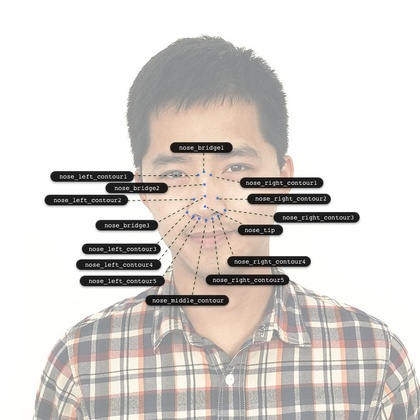
%> input picture apidoc/face++/asset/http/bj-mc-prod-asset.oss-cn-beijing.aliyuncs.com/wiki-pic/2n .jpg, 420 x 420 px, shrunk from 800 x 800 before the run
$ octave --eval "result = bianma6(imread('../../../apidoc/face++/asset/http/bj-mc-prod-asset.oss-cn-beijing.aliyuncs.com/wiki-pic/2n .jpg'));"   (GNU Octave 9; MATLAB toolbox functions it lacks are replaced by stand-ins)
%> lines starting %> are read from the running program, lines starting %| are printed output that depends on the picture; in (x1, y1, x2, y2) boxes, pixels count from 0 and x2, y2 are one past the last pixel; in counts of white or black regions, pixels touching at a corner belong together; the program's own positions count from 1
%%两核滤波器,带角度旋转的
%%先计算一个单高斯滤波器，然后图像滤波。最后通过列的距离相减
function A_f=bianma6(A)

[a b]=size(A);
%> a = 420; b = 1260

fn=5;
alf=1.7;
dist=6;%%需要调整的参数

H1=fspecial('gaussian',fn,alf);


A_j1 = imfilter(A,H1);
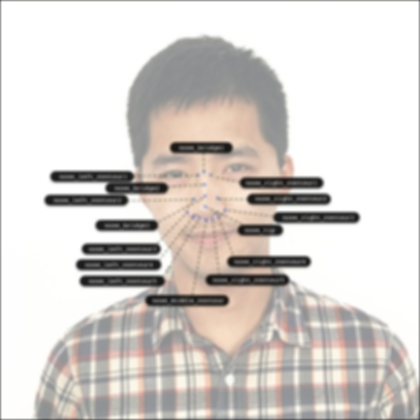
%> A_j1: size 420x420x3 uint8; mean R, G, B 214, 209.3, 205.7


A_j2=A_j1;
for i=1:(b-dist)
    for j=1:(a-dist)
        A_j2(j,i)=A_j1(j,i)-A_j1(j+dist,i+dist);
    end
end
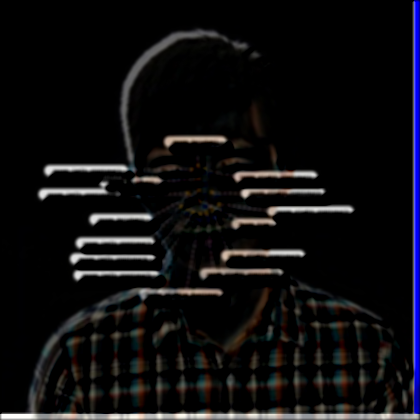
%> A_j2: size 420x420x3 uint8; mean R, G, B 15.1, 14.3, 16.5

%%二值化
for i=1:a
    for j=1:b
        if A_j2(i,j)>0
            A_f(i,j)=1;
        else
            A_f(i,j)=0;
        end
    end
end
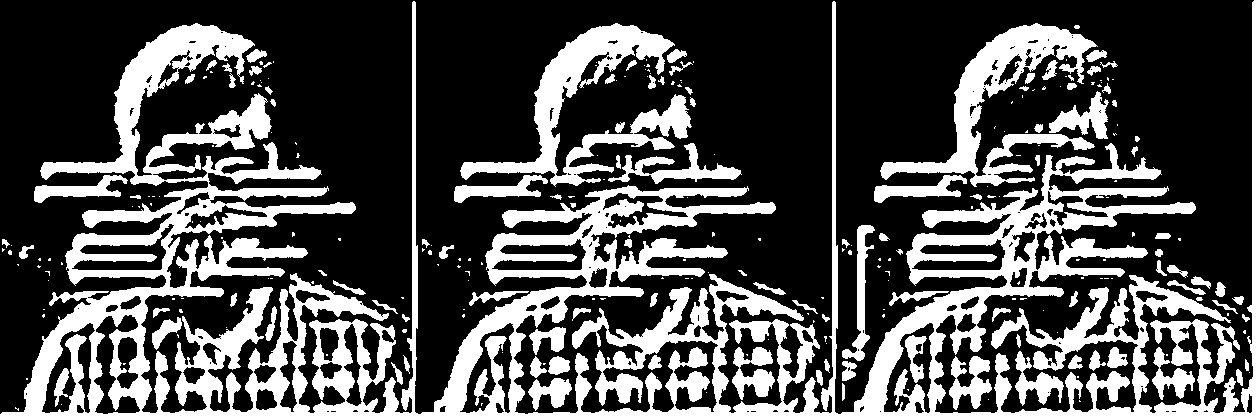
%> A_f: size 420x1260 double; values 0 (black) and 1 (white), 30.8% white; 274 white regions (168 under 20 px), largest, box (x1, y1, x2, y2) and area: (0, 0, 1260, 420) 121059, (460, 23, 692, 187) 10165, (880, 23, 1098, 187) 9133

$ run again, on apidoc/face++/asset/http/bj-mc-prod-asset.oss-cn-beijing.aliyuncs.com/wiki-pic/Gesture16.jpg
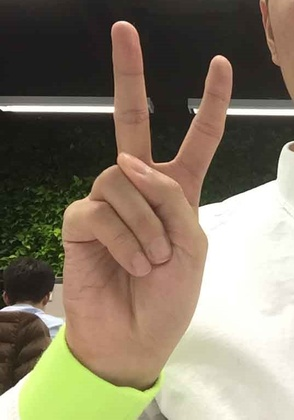
%> input picture apidoc/face++/asset/http/bj-mc-prod-asset.oss-cn-beijing.aliyuncs.com/wiki-pic/Gesture16.jpg, 294 x 420 px, shrunk from 537 x 766 before the run
%> after the loop in bianma6, `for i=1:(b-dist)`:
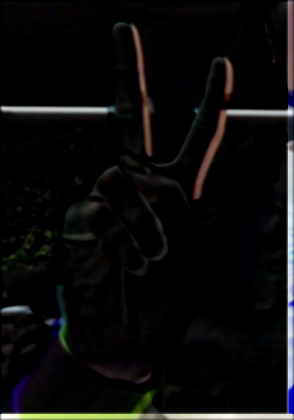
%> A_j2: size 420x294x3 uint8; mean R, G, B 11.9, 11.6, 11.3
%> after the loop in bianma6, `for i=1:a`:
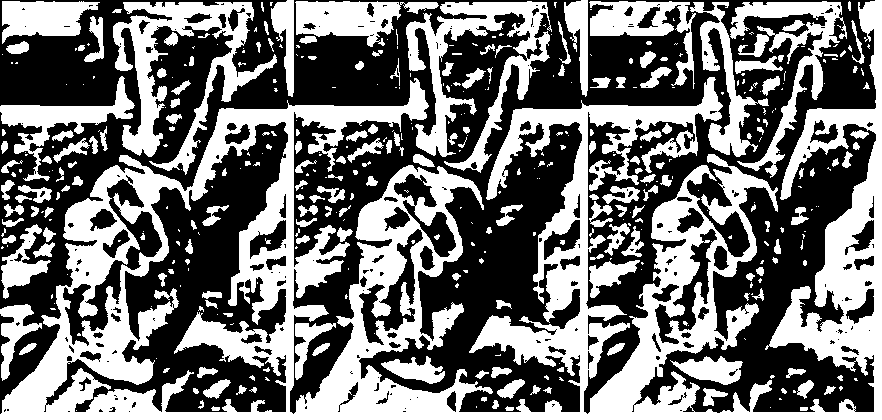
%> A_f: size 420x882 double; values 0 (black) and 1 (white), 45% white; 428 white regions (225 under 20 px), largest, box (x1, y1, x2, y2) and area: (0, 0, 882, 420) 104910, (113, 2, 277, 175) 8334, (406, 1, 552, 173) 7754
